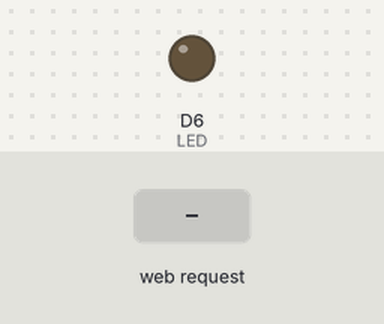
Bench run of a sketch on a simulated ESP8266 (NodeMCU). On the bench: output pins drawn as LEDs (lit = HIGH). The test bench sets the inputs (shaded band). WiFi joins after 1.5 s; servers stay silent unless stated; what the sketch prints to the serial monitor is not drawn.

Above: at 7.7 s.
7.8 s: HTTP request GET /led?state=On received
At 8.4 s:
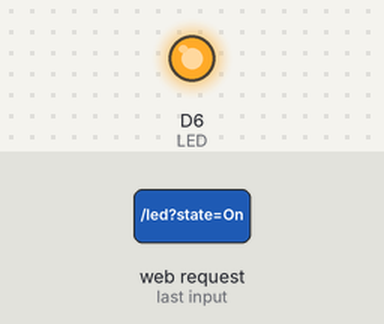
9.3 s: HTTP request GET /led received
At 9.6 s:
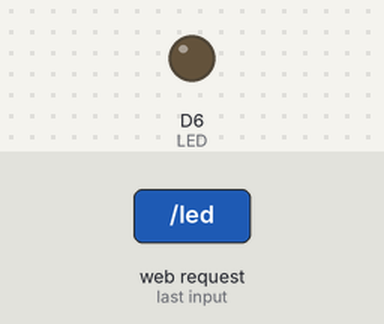
Timing chart, 0 to 12.3 s (numbered marks = the images above; inputs shaded):
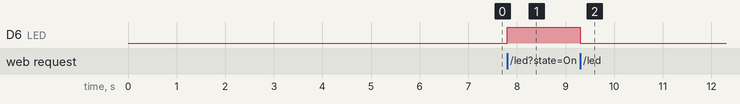

The sketch:

Control_led_web.ino
```cpp
/*
   Credits: www.plusivo.com

   Lesson 16: Control an LED from web

   The code below is created for the lesson "Control an LED from web"
   where you will connect to a WiFi network and host a simple website.

   The code consists of 3, main, custom functions used to connect to the
   WiFi ( "connectToWiFi()"), to setup the server ("setupServer()"),
   and a function that sends a message to the browser ("htmlIndex()");

   Also we defined a new function to control the led.

*/
#include <ESP8266WebServer.h>

const char* ssid = "............";
const char* password = "........";

//create a new object ESP8266WebServer
//the parameter "80" represent the port that the board listens to.
//if you use a port different than 80, you need to be sure you access it
//correctly from the browser.
//For example:
//if the ip is 100.32.12.39 and the port is 2093, you have to access
//the following address: "100.32.12.39:2093"
ESP8266WebServer server(80);

//the int variable "LED" stores the pin used by the LED
const int LED = D6;

String storage = "";

//the page variable is used to store the message sent to the
//user

//below you can find the html page
//more details about the html page can be found in the guide
String page =
R"(
<html lang='en'>
    <head>
        <title>Play with an LED</title>
        <meta name='viewport' content='width=device-width, initial-scale=1'>
        <link rel='stylesheet' href='https://use.fontawesome.com/releases/v5.1.0/css/all.css'/>
        <link rel='stylesheet' href='https://stackpath.bootstrapcdn.com/bootstrap/4.1.2/css/bootstrap.min.css'/>
        <script src='https://code.jquery.com/jquery-3.3.1.min.js'></script>
        <style>
            .css_on
            {
                color: orange;
            }
            .css_off
            {
                color: black;
            }
        </style>
    </head>
    <body>
    <div class='container-fluid text-center'>
        <div class='row text-center'>
            <div class='col-sm-12' style='color:red;font-size:7vh'>
                <p>Let's play with a bulb.</p>
            </div>
        </div>

        <div class='row'>
            <div  class='col-sm-12'>
                <i id='id_bulb' class='fas fa-lightbulb css_off' style='font-size:25vh'></i>
            </div>
        </div>
            <br>
        <div class='row'>
            <div  class='col-sm-12' style='font-size:7vh'>
                <p>Click the button:</p>
            </div>
        </div>

        <div class='row'>
            <div  class='col-sm-12'>
                <input type='button' class='btn btn-primary' id='id_button' value='Off'  style='font-size:7vh'>
            </div>
        </div>
    </div>

    <script>
    $(document).ready(function(){
        $('#id_button').click(function(){
            var current_state = $("#id_bulb").hasClass("css_off");

            if(current_state == true)
            {
                $.ajax({
                  url:'/led',
                  type: 'POST',
                  data: {state: "On"},
                });
                $("#id_button").val("On");
                $("#id_bulb").removeClass("css_off").addClass("css_on");
            }
            else
            {
                $.ajax({
                  url:'/led',
                  type: 'POST',
                  data: {state: "Off"},
                });
                $("#id_button").val("Off");
                $("#id_bulb").removeClass("css_on").addClass("css_off");
            }
        });
    });
    </script>
    </body>
</html>
)";

//the led() function is used to turn On and Off the LED
void led()
{
  //server.arg(name) returns the value (as string) of the argument "name"
  storage = server.arg("state");

  //if the value returned is "On", we will turn On the LED
  //else, we will turn Off the LED
  if(storage == "On")
  {
    //turn On the LED
    digitalWrite(LED, HIGH);
  }
  else
  {
    //turn Off the LED
    digitalWrite(LED, LOW);
  }

  //send a message to the user
   server.send(200,"text/html", "ok");
}

//the htmlIndex() is called everytime somebody access the address
//of the board in the browser and sends back a message.
void htmlIndex()
{
  //send the message to the user
  server.send(200, "text/html", page);
}

//connectToWiFi() is used to connect to the WiFi network
//using the SSID and PASSWORD variables created at the
//beginning of the code
void connectToWiFi()
{
  Serial.println("Connecting to the WiFi");
  //set the WiFi mode to WiFi_STA.
  //the WiFi_STA means that the board will act as a station,
  //similar to a smartphone or laptop
  WiFi.mode(WIFI_STA);

  //connect to the WiFi network using the ssid and password strings
  WiFi.begin(ssid, password);

  //below we check the status of the WiFi and wait until the
  //board is connected to the network
  Serial.println("Waiting for connection");
  while (WiFi.status() != WL_CONNECTED) {
    delay(500);
    Serial.print(".");
  }

  //when the board is successfully connected to the network,
  //display the IP assigned to it in the serial monitor.
  Serial.println("");
  Serial.print("Connected to ");
  Serial.println(ssid);
  Serial.print("IP address: ");
  Serial.println(WiFi.localIP());
}

//setupServer() function is used to set up and organise
//the website
void setupServer()
{
  //the method "server.on()" is to call a function when
  //the user access the location
  //the default location is "/"
  server.on("/", htmlIndex);
  server.on("/led", led);

  //start the server
  server.begin();

  //print in Serial Monitor that the HTTP server is started
  Serial.println("HTTP server started");
}

void setup()
{
  //the following instruction initialise the pin stored in the
  //variable motorspeed_pin(also the variable direction_pin) as OUTPUT
  //this intruction lowers the impedance of the pin so it can provide
  //a higher current to other components.
  pinMode(LED, OUTPUT);

  //start the Serial communication at 115200 bits/s
  Serial.begin(115200);

  //wait 1 s until the Serial communication is started
  delay(1000);

  //call the two functions used to connect connect to wifi
  //and setup the server
  connectToWiFi();
  setupServer();

  //wait 4 s for the server to start
  delay(4000);
}

void loop()
{
  //the method below is used to manage the incoming requests
  //from the user
  server.handleClient();
}
```

Measured:
- after the input at 7.8 s, D6 (LED): LOW → HIGH at once
- after the input at 9.3 s, D6 (LED): HIGH → LOW at once
